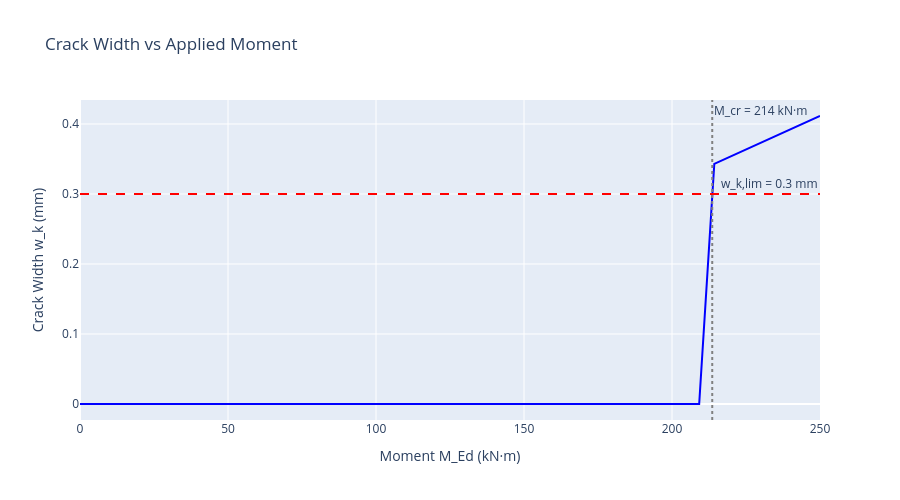

The cell this chart's notebook holds for it:
### Markdown cell above
---
## 6. Parametric Study: Crack Width vs Moment

### Code cell
# Generate crack width curve
M_cr = cracking_check.find_cracking_moment()
moments = np.linspace(0, 250, 50)
crack_widths = []

for M in moments:
    if M <= M_cr:
        crack_widths.append(0)
    else:
        try:
            result = cracking_check.calculate_detailed(M_Ed=float(M), N_Ed=0)
            crack_widths.append(result.w_k)
        except:
            crack_widths.append(np.nan)

# Plot
fig = go.Figure()

fig.add_trace(go.Scatter(
    x=moments,
    y=crack_widths,
    mode='lines',
    name='Crack width w_k',
    line=dict(color='blue', width=2),
))

# Add limit line
fig.add_hline(
    y=cracking_check.w_k_limit,
    line_dash="dash",
    line_color="red",
    annotation_text=f"w_k,lim = {cracking_check.w_k_limit} mm",
)

# Add cracking moment line
fig.add_vline(
    x=M_cr,
    line_dash="dot",
    line_color="gray",
    annotation_text=f"M_cr = {M_cr:.0f} kN·m",
)

fig.update_layout(
    title="Crack Width vs Applied Moment",
    xaxis_title="Moment M_Ed (kN·m)",
    yaxis_title="Crack Width w_k (mm)",
    height=500,
)

fig.show()

### Figure 1 — Plotly figure (JSON) as saved in the notebook; plotly's stock layout.template omitted (floating-point values rounded to 4 significant figures)
{"data": [{"line": {"color": "blue", "width": 2}, "mode": "lines", "name": "Crack width w_k", "type": "scatter", "x": [0.0, 5.102, 10.2, 15.31, 20.41, 25.51, 30.61, 35.71, 40.82, 45.92, 51.02, 56.12, 61.22, 66.33, 71.43, 76.53, 81.63, 86.73, 91.84, 96.94, 102.0, 107.1, 112.2, 117.3, 122.4, 127.6, 132.7, 137.8, 142.9, 148.0, 153.1, 158.2, 163.3, 168.4, 173.5, 178.6, 183.7, 188.8, 193.9, 199.0, 204.1, 209.2, 214.3, 219.4, 224.5, 229.6, 234.7, 239.8, 244.9, 250.0], "y": [0, 0, 0, 0, 0, 0, 0, 0, 0, 0, 0, 0, 0, 0, 0, 0, 0, 0, 0, 0, 0, 0, 0, 0, 0, 0, 0, 0, 0, 0, 0, 0, 0, 0, 0, 0, 0, 0, 0, 0, 0, 0, 0.343, 0.3527, 0.3624, 0.3721, 0.3818, 0.3915, 0.4017, 0.4114]}], "layout": {"annotations": [{"showarrow": false, "text": "w_k,lim = 0.3 mm", "x": 1, "xanchor": "right", "xref": "x domain", "y": 0.3, "yanchor": "bottom", "yref": "y"}, {"showarrow": false, "text": "M_cr = 214 kN·m", "x": 213.6, "xanchor": "left", "xref": "x", "y": 1, "yanchor": "top", "yref": "y domain"}], "height": 500, "shapes": [{"line": {"color": "red", "dash": "dash"}, "type": "line", "x0": 0, "x1": 1, "xref": "x domain", "y0": 0.3, "y1": 0.3, "yref": "y"}, {"line": {"color": "gray", "dash": "dot"}, "type": "line", "x0": 213.6, "x1": 213.6, "xref": "x", "y0": 0, "y1": 1, "yref": "y domain"}], "title": {"text": "Crack Width vs Applied Moment"}, "xaxis": {"title": {"text": "Moment M_Ed (kN·m)"}}, "yaxis": {"title": {"text": "Crack Width w_k (mm)"}}}}
